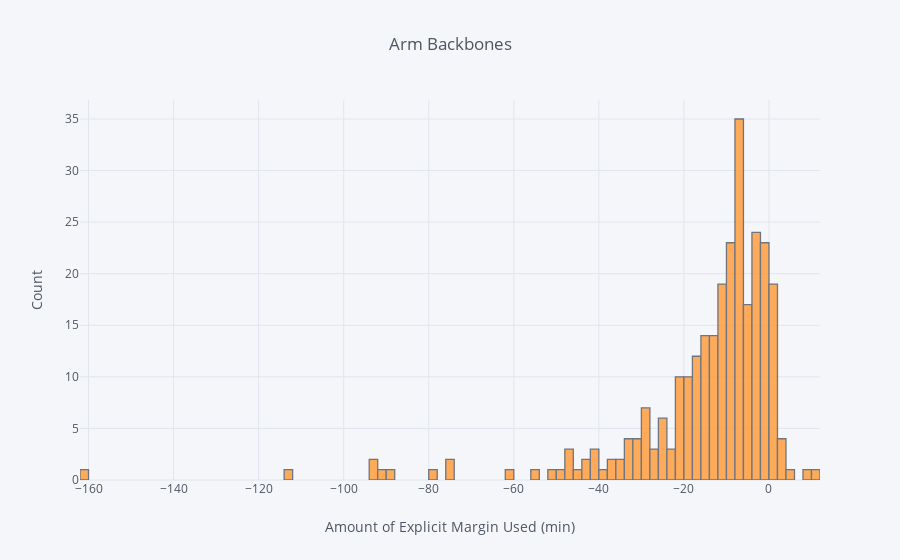

The code cell stored with this chart in its notebook:
### Code cell
df_amountMarginUsed['arm'].iplot(kind='hist', xTitle='Amount of Explicit Margin Used (min)',
                  yTitle='Count', title='Arm Backbones')

### Figure 1 — Plotly figure (JSON) as saved in the notebook; plotly's stock layout.template omitted (floating-point values rounded to 4 significant figures; data arrays with more than 128 entries replaced by an {"elided": "..."} marker saying what was removed)
{"data": [{"histfunc": "count", "histnorm": "", "marker": {"color": "rgba(255, 153, 51, 1.0)", "line": {"color": "#4D5663", "width": 1.3}}, "name": "arm", "opacity": 0.8, "orientation": "v", "type": "histogram", "uid": "41902366-92a6-427c-99be-6249f8f768c8", "x": {"elided": "2010 float values"}}], "layout": {"barmode": "overlay", "legend": {"bgcolor": "#F5F6F9", "font": {"color": "#4D5663"}}, "paper_bgcolor": "#F5F6F9", "plot_bgcolor": "#F5F6F9", "title": {"font": {"color": "#4D5663"}, "text": "Arm Backbones"}, "xaxis": {"gridcolor": "#E1E5ED", "showgrid": true, "tickfont": {"color": "#4D5663"}, "title": {"font": {"color": "#4D5663"}, "text": "Amount of Explicit Margin Used (min)"}, "zerolinecolor": "#E1E5ED"}, "yaxis": {"gridcolor": "#E1E5ED", "showgrid": true, "tickfont": {"color": "#4D5663"}, "title": {"font": {"color": "#4D5663"}, "text": "Count"}, "zerolinecolor": "#E1E5ED"}}}
